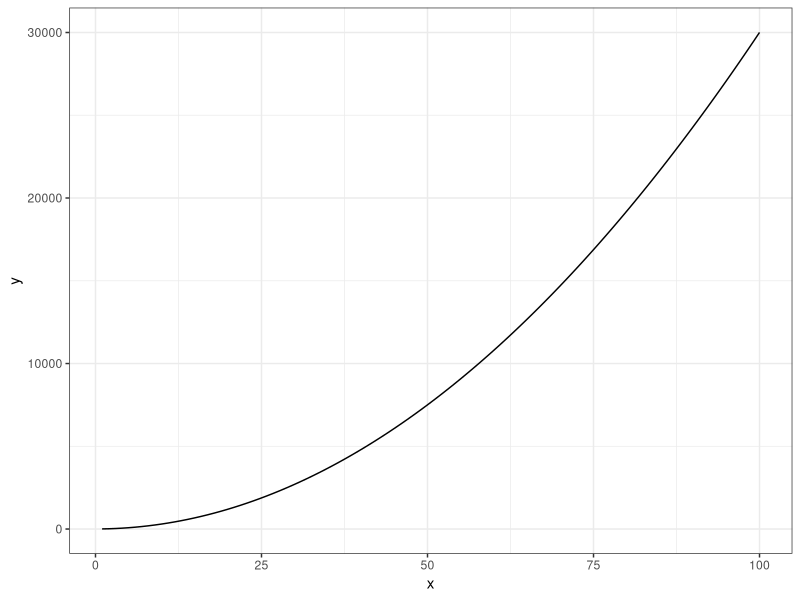
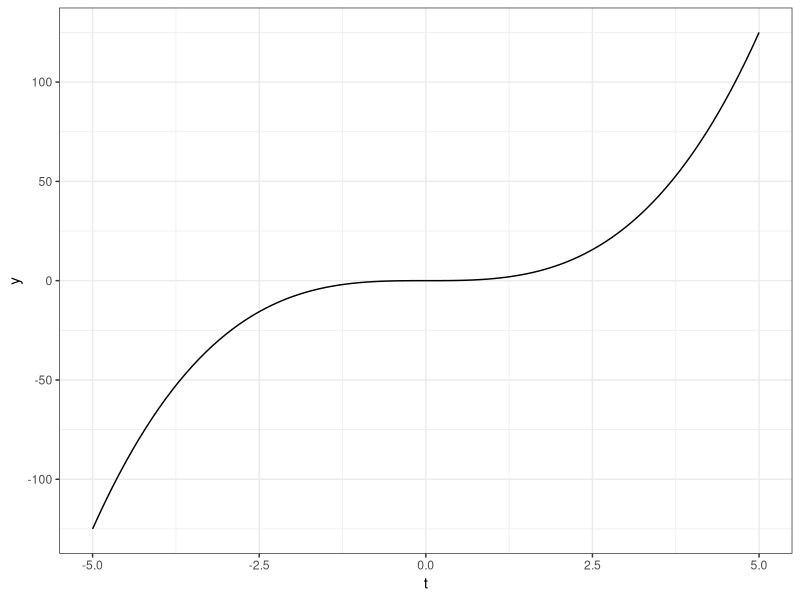
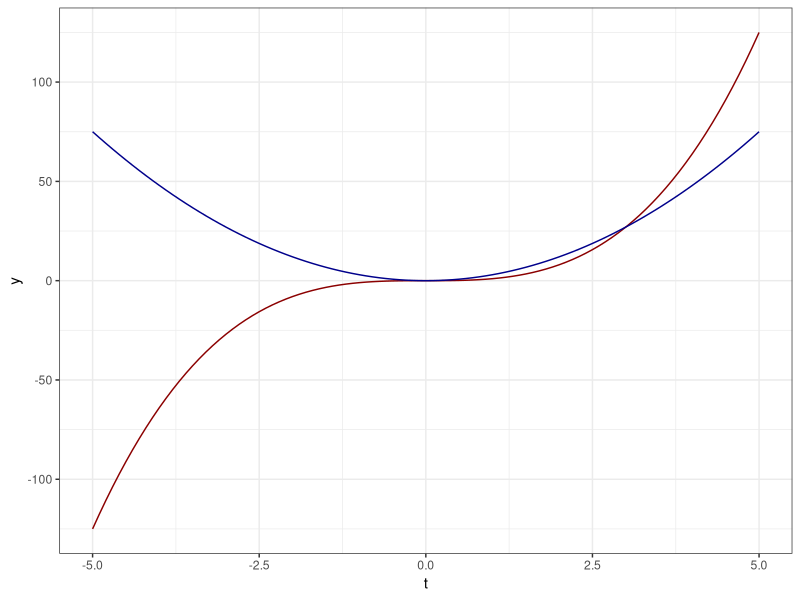

Reproduce these figures in R, in order.
##########
##~~~~~~~~~~~~~~~~~~~~~~~~~~~~~~~~~~~~~~~~~~~~~~~~~~~~~~~~~~~~~~~~~~~~~~~~~~~~~~
##                                                                            --
##----------------------- PARTIAL DERIVATIVE PRACTICE---------------------------
##                                                                            --
##~~~~~~~~~~~~~~~~~~~~~~~~~~~~~~~~~~~~~~~~~~~~~~~~~~~~~~~~~~~~~~~~~~~~~~~~~~~~~~

#rm(list = ls())

library(tidyverse)
eq1 <- function(x){
  3 * x^2 + 4
  
}

#create values to evaluate function over
my_df_range <- data.frame(x = c(1, 100))

#plot as continuous curve over specific range using geom_function()
my_df_range %>% ggplot(aes(x = x)) + geom_function(fun = eq1) + theme_bw()

#..................example plotting derivatives..................
ct <- function(t){
  t^3
}

#create values to evaluate function over
my_df_range_2 <- data.frame(t = c(-5, 5))

#plot as continuous curve over specific range using geom_function()
my_df_range_2 %>% ggplot(aes(x = t)) + geom_function(fun = ct) + theme_bw()

## find derivative
d_ct <- D(expr = expression(t^3), name = "t")
d_ct

dc_dt_fun <- function(t){
  3* t^2
}

my_df_range_2 %>% ggplot(aes(x = t)) + geom_function(fun = ct, col = "darkred") + 
  geom_function(fun = dc_dt_fun, col = "darkblue")+ theme_bw()



